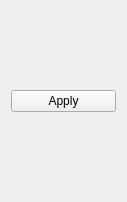
<?xml version="1.0" encoding="UTF-8"?>
<ui version="4.0">
 <class>ap240Form</class>
 <widget class="QWidget" name="ap240Form">
  <property name="geometry">
   <rect>
    <x>0</x>
    <y>0</y>
    <width>127</width>
    <height>202</height>
   </rect>
  </property>
  <property name="windowTitle">
   <string>Form</string>
  </property>
  <layout class="QVBoxLayout" name="verticalLayout">
   <item>
    <widget class="QPushButton" name="pushButton">
     <property name="text">
      <string>Apply</string>
     </property>
    </widget>
   </item>
  </layout>
 </widget>
 <resources/>
 <connections/>
</ui>
